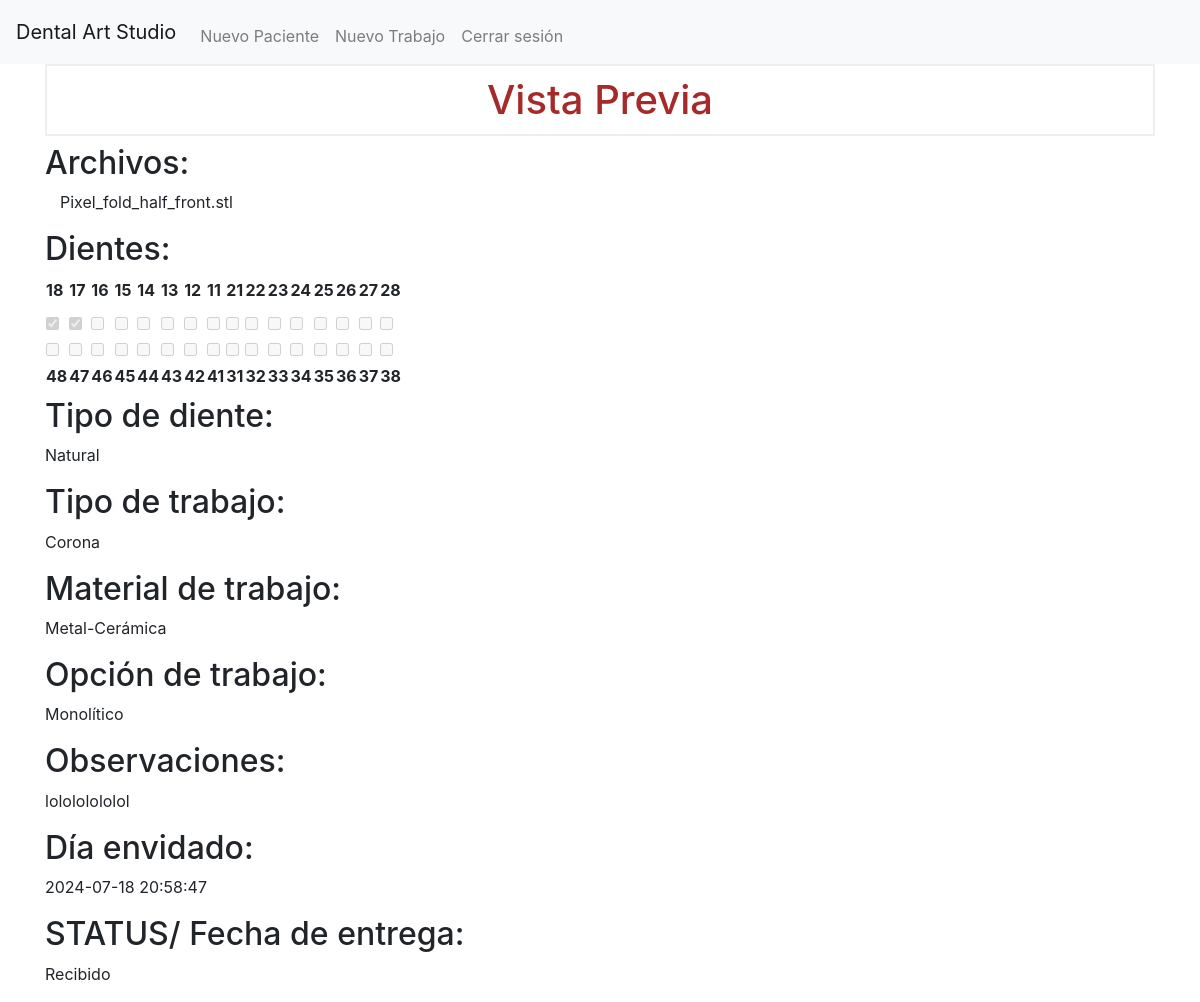
The page /7/preview (signed in) on the database its author committed.
### tables this page shows
CREATE TABLE job_uploads (
  job_id INTEGER NOT NULL,
  upload_id INTEGER NOT NULL,
  PRIMARY KEY (job_id, upload_id),
  FOREIGN KEY (job_id) REFERENCES jobs(id),
  FOREIGN KEY (upload_id) REFERENCES uploads(id)
);

CREATE TABLE uploads (
  id INTEGER PRIMARY KEY AUTOINCREMENT,
  patient_id INTEGER NOT NULL,
  filename TEXT NOT NULL,
  file_type TEXT NOT NULL,
  FOREIGN KEY (patient_id) REFERENCES patients (id)
);

CREATE TABLE jobs (
  id INTEGER PRIMARY KEY AUTOINCREMENT,
  patient_id INTEGER NOT NULL,
  teeth TEXT NOT NULL,
  tooth_type TEXT,
  job_type TEXT,
  job_material TEXT,
  job_option TEXT,
  timestamp TIMESTAMP NOT NULL DEFAULT CURRENT_TIMESTAMP,
  comments TEXT,
  status TEXT,
  FOREIGN KEY (patient_id) REFERENCES patients (id)
);

### app.py (the view)
@app.route('/<int:job_id>/preview')
@login_required
def preview(job_id):
    files = get_files_by_job_id(job_id)
    job = get_job(job_id)
    checked_teeth = job['teeth'].split(', ')
    patient_id = job['patient_id']
    patients = get_patients(session.get("user_id"))
    patient = next((p for p in patients if p['id'] == patient_id), None)
    return render_template('preview.html', job=job, patient=patient, files=files,upper_jaw=UPPER_JAW,lower_jaw=LOWER_JAW, checked_teeth=checked_teeth)

### helpers.py (called while the page is built)
def login_required(f):
    @wraps(f)
    def decorated_function(*args, **kwargs):
        if session.get("user_id") is None:
            return redirect("/login")
        return f(*args, **kwargs)
    return decorated_function

def get_db_connection():
    conn = sqlite3.connect('database.db')
    conn.row_factory = sqlite3.Row
    conn.execute("PRAGMA foreign_keys = ON;")  # Habilita las restricciones de clave foránea
    return conn

def get_patients(user_id):
    try:
        conny = get_db_connection()
        db = conny.cursor()
        patients = db.execute("SELECT * FROM patients WHERE doctor_id = ?", (user_id,)).fetchall()
        conny.close()
        patients = [dict(patient) for patient in patients]
        return patients
    except Exception as e:
        print(f"Error al obtener pacientes: {e}")
        return None

def get_files_by_job_id(job_id):
    try:
        conn = get_db_connection()
        db = conn.cursor()
        db.execute('SELECT * FROM job_uploads JOIN uploads ON job_uploads.upload_id = uploads.id WHERE job_uploads.job_id = ?', (job_id,))
        files = db.fetchall()
        conn.close()
        return files
    except Exception as e:
        print(f"Error al obtener archivos: {e}")
    return None

def get_job(job_id):
    try:
        conn = get_db_connection()
        db = conn.cursor()
        job = db.execute("SELECT * FROM jobs WHERE id = ?", (job_id,)).fetchone()
        conn.close()
        return job
    except Exception as e:
        print(f"Error al obtener trabajo: {e}")
    return None

### templates/preview.html (shortened to what this page needs)
{% extends "base.html" %}
{% block content %}
    <h1>{% block title %}Vista Previa{% endblock %}</h1>
    <h2>Archivos:</h2>
    <div class="container">
        {% for file in files %}
        <div class="full-img">
            <p>{{ file.filename }}</p>
        </div>
        {% endfor %}
    </div>
    <h2>Dientes:</h2>
    <table>
        <tr>
            {% for tooth in upper_jaw %}
            <th><label for="{{ tooth }}">{{ tooth }}</label></th>
            {% endfor %}
        </tr>
        <tr>
            {% for tooth in upper_jaw %}
            <td><input type="checkbox" id="{{ tooth }}" value="{{ tooth }}" name="teeth" {% if tooth in checked_teeth %} checked disabled {% else %} disabled {% endif %}></td>
            {% endfor %}
        </tr>
        <tr>
            {% for tooth in lower_jaw %}
            <td><input type="checkbox" id="{{ tooth }}" value="{{ tooth }}" name="teeth" {% if tooth in checked_teeth %} checked disabled {% else %} disabled {% endif %}></td>
            {% endfor %}
        </tr>
        <tr>
            {% for tooth in lower_jaw %}
            <th><label for="{{ tooth }}">{{ tooth }}</label></th>
            {% endfor %}
        </tr>
    </table>
    <h2>Tipo de diente:</h2>
    <p>{{ job.tooth_type }}</p>
    <h2>Tipo de trabajo:</h2>
    <p>{{ job.job_type }}</p>
    <h2>Material de trabajo:</h2>
    <p>{{ job.job_material }}</p>
    <h2>Opción de trabajo:</h2>
    <p>{{ job.job_option }}</p>
    <h2>Observaciones:</h2>
    <p>{{ job.comments }}</p>
    <h2>Día envidado:</h2>
    <p>{{ job.timestamp }}</p>
    <h2>STATUS/ Fecha de entrega: </h2>
    <p>{{ job.status }}</p>
{% endblock %}

### static/css/style.css (style rules this page uses)
h1 { border: 2px #eee solid; color: brown; text-align: center; padding: 10px; }

### rows shown on the page
job_uploads: filename "Pixel_fold_half_front.stl"
jobs: tooth_type "Natural", job_type "Corona", job_material "Metal-Cerámica", job_option "Monolítico", comments "lolololololol", timestamp "2024-07-18 20:58:47", status "Recibido"

### other values the page prints
{{ tooth }} "18" "17" "16" "15" "14" "13" "12" "11" "21" "22" "23" "24" "25" "26" "27" "28"
{{ tooth }} "48" "47" "46" "45" "44" "43" "42" "41" "31" "32" "33" "34" "35" "36" "37" "38"
